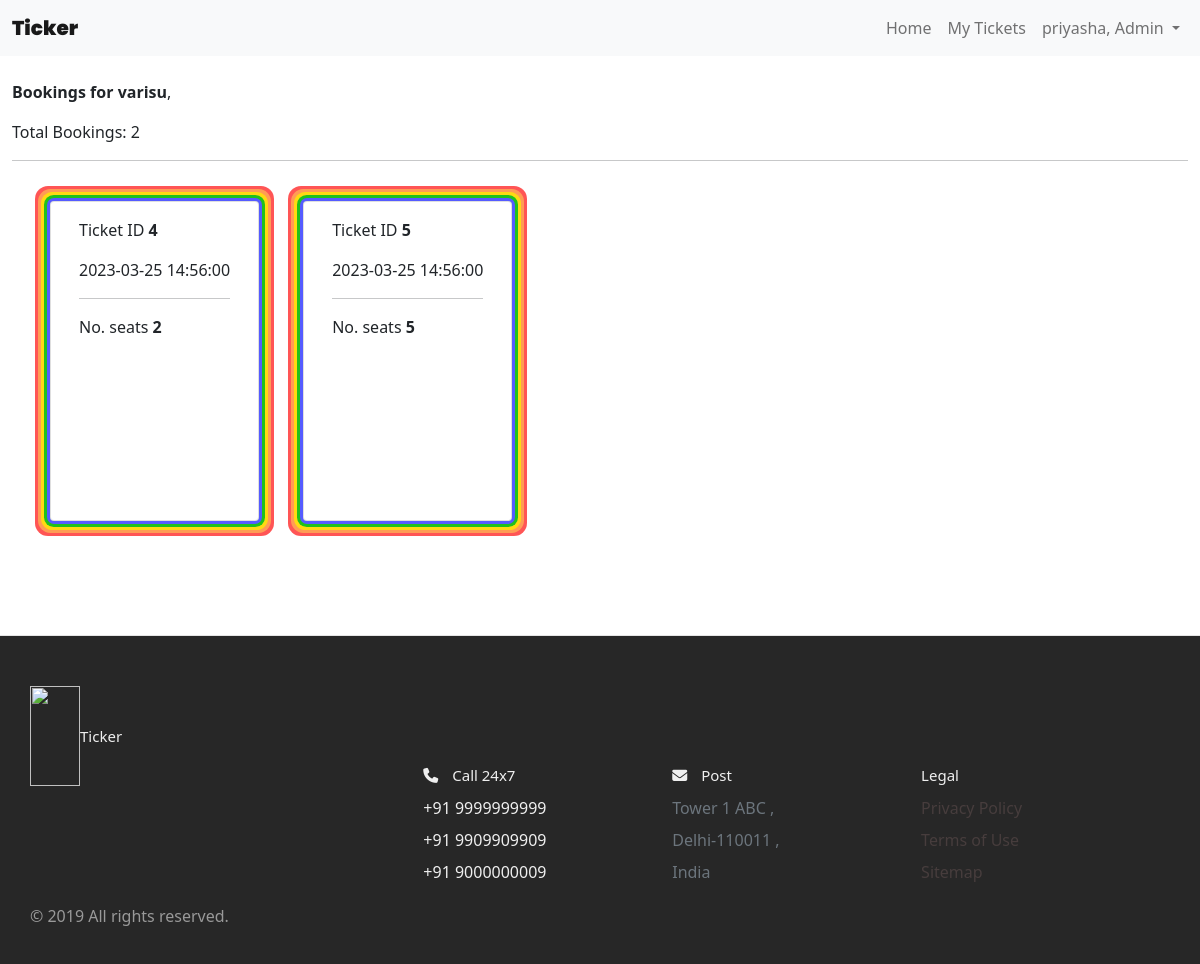
The page /show_tickets/3 (signed in) on the database as committed earlier.
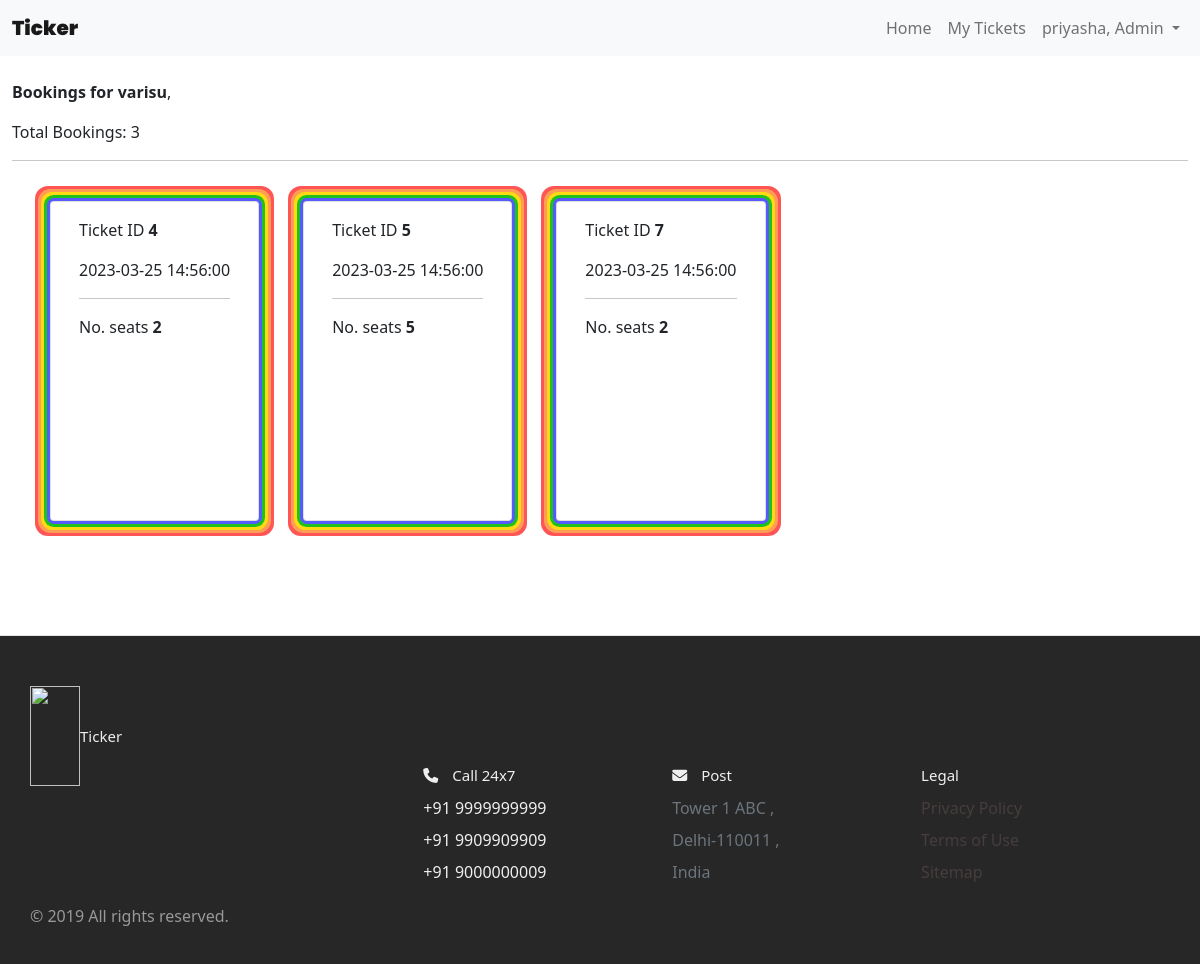
The same page on the database as committed later.
### website/models.py (models this page shows)
class Ticket(db.Model):
    id = db.Column(db.Integer, primary_key=True)
    booked_show = db.Column(db.Integer, db.ForeignKey('show.id'))
    booked_m = db.Column(db.Integer, db.ForeignKey('movie.id'))
    booked_t = db.Column(db.Integer, db.ForeignKey('theaters.id'))
    user = db.Column(db.Integer, db.ForeignKey('registered_user.id'))
    movie = db.Column(db.String(100))
    t = db.Column(db.String(100))
    address_t = db.Column(db.String(100))
    total_seats = db.Column(db.Integer)
    cost = db.Column(db.Integer)
    timinig_s = db.Column(db.DateTime(timezone=True), default=func.now())

### website/views.py (the view)
@view.route('show_tickets/<int:id>')
@login_required
def show_tickets(id):
    if current_user.is_admin:    # == True
        ti = Ticket.query.filter_by(booked_show=int(id)).all()
        show = Show.query.get(int(id))
        return render_template('show_tickets.html', user=current_user, tickets=ti, show=show, ticket_count=len(ti))
    else:
        return render_template('home.html', user=current_user, movies=movies)

### website/__init__.py (called while the page is built)
def create_app():
    app = Flask(__name__)
    app.config['SECRET_KEY'] = 'hjshjhdjah kjshkjdhjs'
    app.config['SQLALCHEMY_DATABASE_URI'] = 'sqlite:///' + DB_NAME
    db.init_app(app)
    from .views import view
    from .auth import auth
    app.register_blueprint(view, url_prefix='/')
    app.register_blueprint(auth, url_prefix='/')
    from .models import RegisteredUser, Theaters, Movie, Show
    create_database(app)
    login_manager = LoginManager()
    login_manager.login_view = 'auth.login'
    login_manager.init_app(app)
    @login_manager.user_loader
    def load_user(id):
        return RegisteredUser.query.get(int(id))
    return app

### website/templates/show_tickets.html (shortened to what this page needs)
{% extends "base.html" %}
{% block content %}
<nav class="navbar navbar-expand-lg navbar-light bg-light">
    <div class="container-fluid">
      <a class="navbar-brand" style="font-weight: 1000; font-family: 'Poppins', sans-serif" href="#">Ticker</a>
      <div class="collapse navbar-collapse d-md-flex justify-content-md-end" id="navbarNavDropdown">
        <ul class="navbar-nav navbar-nav mr-auto">
          <li class="nav-item">
            <a class="nav-link" aria-current="page" href="/">Home</a>
          </li>
          {% if user.is_authenticated %}
          <li class="nav-item">
            {% if user.is_theatre_admin %}
              <a class="nav-link active" href="/my_theaters">Theater</a>
              <a class="nav-link" href="/movies">Movies</a>
          </li>
          {% else %}
          <a class="nav-link" href="/my_tickets">My Tickets</a>
          {% endif %}
          {% endif %}
          </li>
          {% if user.is_authenticated %}
          <li class="nav-item dropdown">
            <a class="nav-link dropdown-toggle" href="#" id="navbarDropdown" role="button" data-bs-toggle="dropdown" aria-expanded="false">
              {% if user.is_admin %}
                {{ user.name }}, Admin
              {% else %}
                {{ user.name }}
              {% endif %}
            </a>
          </li>
          {% else %}
          <li class="nav-item justify-content-end">
            <a class="nav-link" href="/login">Login</a>
          </li>
          {% endif %}
        </ul>
      </div>
    </div>
  </nav>
<div class="container-fluid align-self-center">
    <br/><p><strong >Bookings for {{ show.movie }}</strong>, {{ show.theater }}</p>
    <p>Total Bookings: {{ ticket_count }}</p><hr/>
    <div class="container pt-4 pb-4">
        <div class="row row-cols-auto">
        {% for ticket in tickets %}
        <div class="card" style="margin-right:24px">
            <div class="card-body">
              <p class="card-text">Ticket ID <strong>{{ ticket.id }}</strong></p>
              <p class="card-text">{{ ticket.timinig_s }}</p>
              <hr/>
              <p class="card-text">No. seats <strong>{{ ticket.total_seats }}</strong></p>
            </div>
          </div>
        {% endfor %}
        </div>
      </div>
    </div>
{% endblock %}

Rows that differ between the two databases and show on the page:
added Ticket: id "7", timinig_s "2023-03-25 14:56:00", total_seats "2"
Other text that changed with them:
{{ ticket_count }}: "2" → "3"
